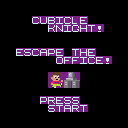

A 2D game scene composited from a Tiled map and its tileset images. What follows is a short description and the map's XML, with every tile layer's data as written:
An orthogonal 16x16 tile map with 8x8 px tiles, 1 tile layer (Tile Layer 1).

<map version="1.4" tiledversion="1.4.1" orientation="orthogonal" renderorder="right-down" width="16" height="16" tilewidth="8" tileheight="8" infinite="0" nextlayerid="2" nextobjectid="1">
 <tileset firstgid="1" source="gamesprites.tsx" />
 <layer id="1" name="Tile Layer 1" width="16" height="16">
  <data encoding="csv">
0,0,0,0,0,0,0,0,0,0,0,0,0,0,0,0,
0,0,0,0,0,0,0,0,0,0,0,0,0,0,0,0,
0,0,0,0,205,223,204,211,205,214,207,0,0,0,0,0,
0,0,0,0,0,0,213,216,211,209,210,222,231,0,0,0,
0,0,0,0,0,0,0,0,0,0,0,0,0,0,0,0,
0,0,0,0,0,0,0,0,0,0,0,0,0,0,0,0,
0,0,207,221,205,203,218,207,0,222,210,207,0,0,0,0,
0,0,0,0,0,0,0,217,208,208,211,205,207,231,0,0,
0,0,0,0,0,0,0,0,0,0,0,0,0,0,0,0,
0,0,0,0,0,0,67,70,48,64,0,0,0,0,0,0,
0,0,0,0,0,0,83,86,11,11,0,0,0,0,0,0,
0,0,0,0,0,0,0,0,0,0,0,0,0,0,0,0,
0,0,0,0,0,218,220,207,221,221,0,0,0,0,0,0,
0,0,0,0,0,0,221,222,203,220,222,0,0,0,0,0,
0,0,0,0,0,0,0,0,0,0,0,0,0,0,0,0,
0,0,0,0,0,0,0,0,0,0,0,0,0,0,0,0
</data>
 </layer>
</map>